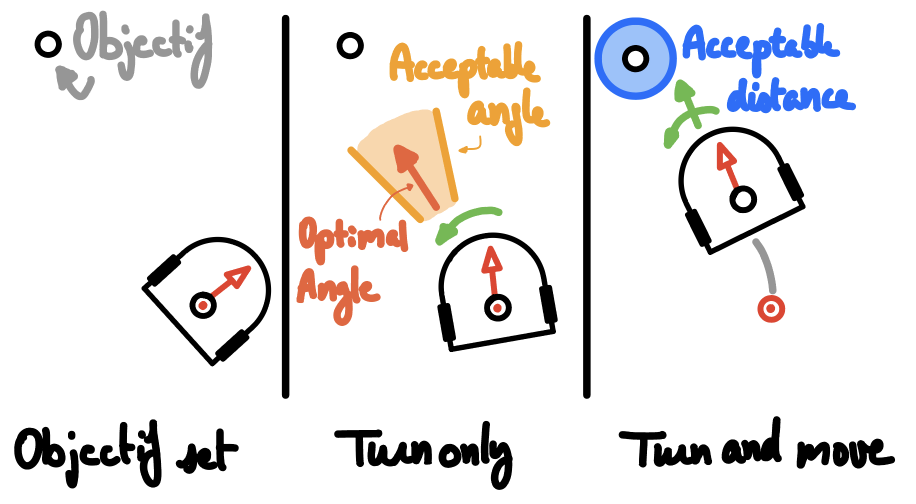
#> input picture go_to_pos_image.jpeg, 1831 x 1007 px, given in place of the camera (shown at 1/2 size)
$ python calib_hsv_camera.py
#> lines starting #> are read from the running program, lines starting #| are printed output that depends on the picture; after the words box and inside, x2 and y2 are one past the last pixel; in counts of white or black regions, pixels touching at a corner belong together
import cv2
import time

# Initialise la caméra
def init_camera(camera_id):
    video_stream = cv2.VideoCapture(camera_id)
    time.sleep(1)
    if not video_stream.isOpened():
        raise IOError("Cannot open webcam")
    return video_stream

# Libère la caméra et ferme les fenêtres
def kill_camera(video_stream):
    video_stream.release()
    cv2.destroyAllWindows()

# Fonction pour éviter les erreurs avec les trackbars
def doNothing(x):
    pass

# Fonction principale pour calibrer les valeurs HSV
def calibrateHSV(video_stream):
    ret, image = video_stream.read()
#> image is the input picture: shape (1007, 1831, 3); mean B, G, R 230.6, 231, 232.9
    if ret:
        find_hsv_thresh(image)

# Fonction pour détecter les seuils HSV
def find_hsv_thresh(image):
    # Créer une fenêtre redimensionnable pour les trackbars
    cv2.namedWindow('Track Bars', cv2.WINDOW_NORMAL)

    # Ajouter des trackbars pour les seuils HSV
    cv2.createTrackbar('min_H', 'Track Bars', 0, 179, doNothing)
#> slider 'min_H' is set to 35
    cv2.createTrackbar('min_S', 'Track Bars', 0, 255, doNothing)
#> slider 'min_S' is set to 51
    cv2.createTrackbar('min_V', 'Track Bars', 0, 255, doNothing)
#> slider 'min_V' is set to 51

    cv2.createTrackbar('max_H', 'Track Bars', 0, 179, doNothing)
#> slider 'max_H' is set to 179
    cv2.createTrackbar('max_S', 'Track Bars', 0, 255, doNothing)
#> slider 'max_S' is set to 255
    cv2.createTrackbar('max_V', 'Track Bars', 0, 255, doNothing)
#> slider 'max_V' is set to 255

    # Convertir l'image en HSV
    resized_image = cv2.resize(image, (800, 600))
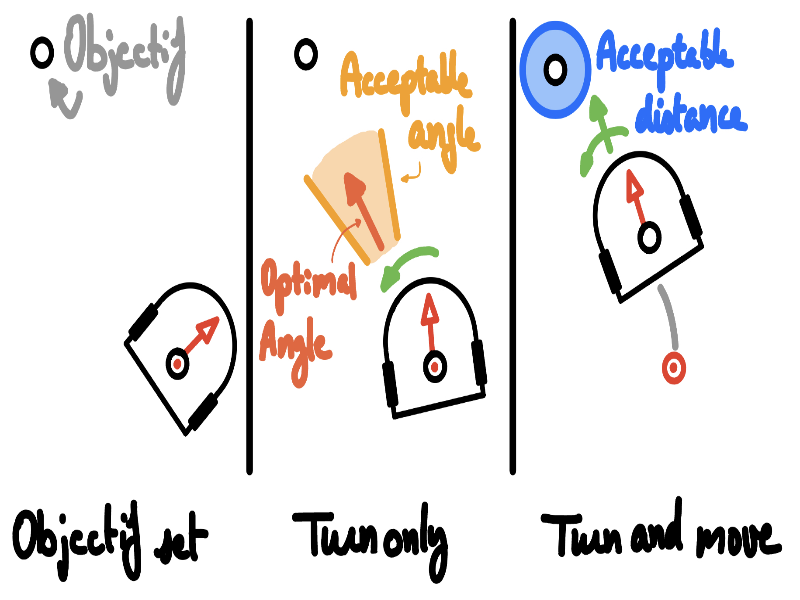
#> resized_image: shape (600, 800, 3); mean B, G, R 230.6, 231, 232.9
    hsv_image = cv2.cvtColor(resized_image, cv2.COLOR_BGR2HSV)
#> hsv_image: shape (600, 800, 3); mean H, S, V 3.9, 10.8, 236.8

    # Initialiser les valeurs max sur les trackbars
    cv2.setTrackbarPos('max_H', 'Track Bars', 179)
    cv2.setTrackbarPos('max_S', 'Track Bars', 255)
    cv2.setTrackbarPos('max_V', 'Track Bars', 255)

    while True:
        # Lire les valeurs des trackbars
        min_H = cv2.getTrackbarPos('min_H', 'Track Bars')
        min_S = cv2.getTrackbarPos('min_S', 'Track Bars')
        min_V = cv2.getTrackbarPos('min_V', 'Track Bars')

        max_H = cv2.getTrackbarPos('max_H', 'Track Bars')
        max_S = cv2.getTrackbarPos('max_S', 'Track Bars')
        max_V = cv2.getTrackbarPos('max_V', 'Track Bars')

        # Appliquer le seuillage avec les valeurs HSV
        mask = cv2.inRange(hsv_image, (min_H, min_S, min_V), (max_H, max_S, max_V))
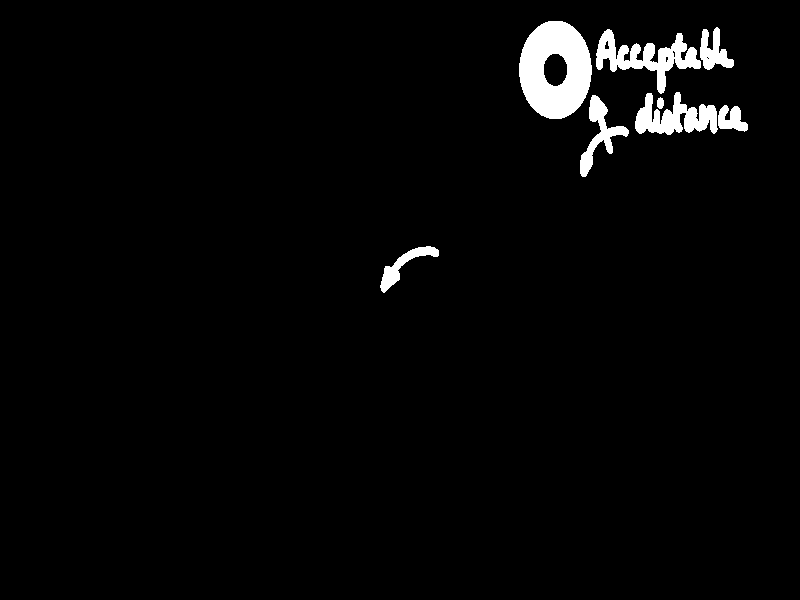
#> mask: shape (600, 800); 2.7% white; 8 white regions, largest, box (x1, y1, x2, y2) and area: (519, 21, 592, 119) 5028, (596, 29, 701, 94) 2461, (635, 92, 718, 135) 2002

        # Afficher l'image originale et la masque
        cv2.imshow('Original Image', resized_image)
        cv2.imshow('Mask Image', mask)

        # Sortir de la boucle si 'q' est pressé
        key = cv2.waitKey(25)
#> (key q is pressed here)
        if key == ord('q'):
            break

    # Afficher les seuils finaux
    print(f"min_HSV: ({min_H}, {min_S}, {min_V})")
    print(f"max_HSV: ({max_H}, {max_S}, {max_V})")

    # Fermer les fenêtres
    cv2.destroyAllWindows()

# Paramètres de la caméra
CAMERA_ID = 0
video_stream = init_camera(CAMERA_ID)

# Exécuter la calibration
calibrateHSV(video_stream)

# Libérer la caméra après usage
kill_camera(video_stream)

$ run again, on Local_Navigation.jpeg
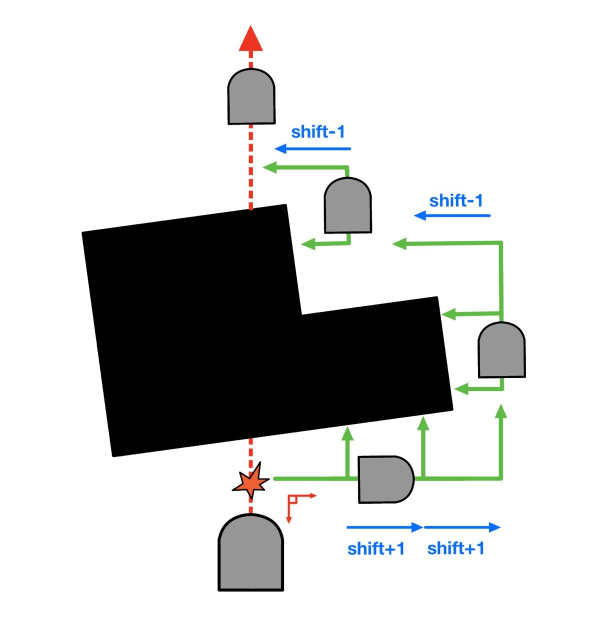
#> input picture Local_Navigation.jpeg, 1196 x 1280 px, given in place of the camera (shown at 1/2 size)
#> in calibrateHSV, image is the input picture: shape (1280, 1196, 3); mean B, G, R 205.1, 205.7, 204.8
#> in find_hsv_thresh, `resized_image = cv2.resize(image, (800, 600))`:
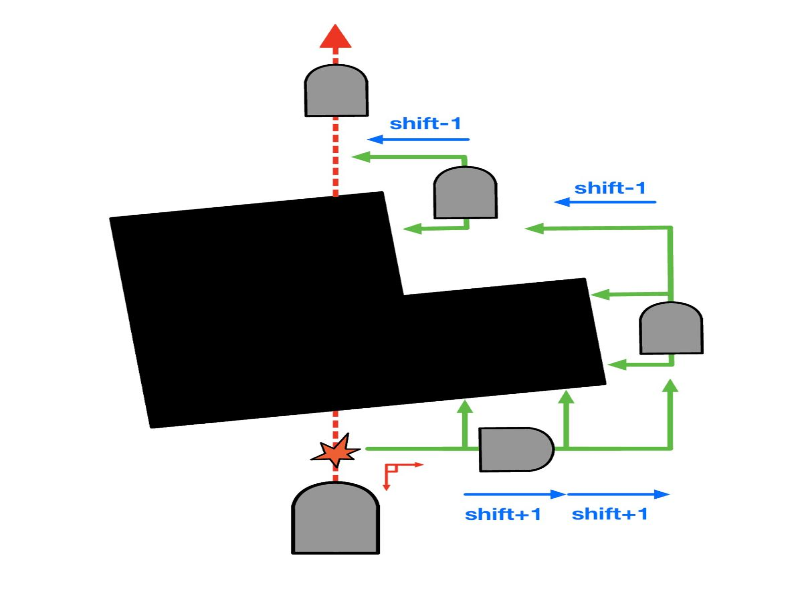
#> resized_image: shape (600, 800, 3); mean B, G, R 205.1, 205.7, 204.8
#> hsv_image: shape (600, 800, 3); mean H, S, V 5.1, 3.9, 206.9
#> in find_hsv_thresh, `mask = cv2.inRange(hsv_image, (min_H, min_S, min_V), (max_H, max_S, ma..`:
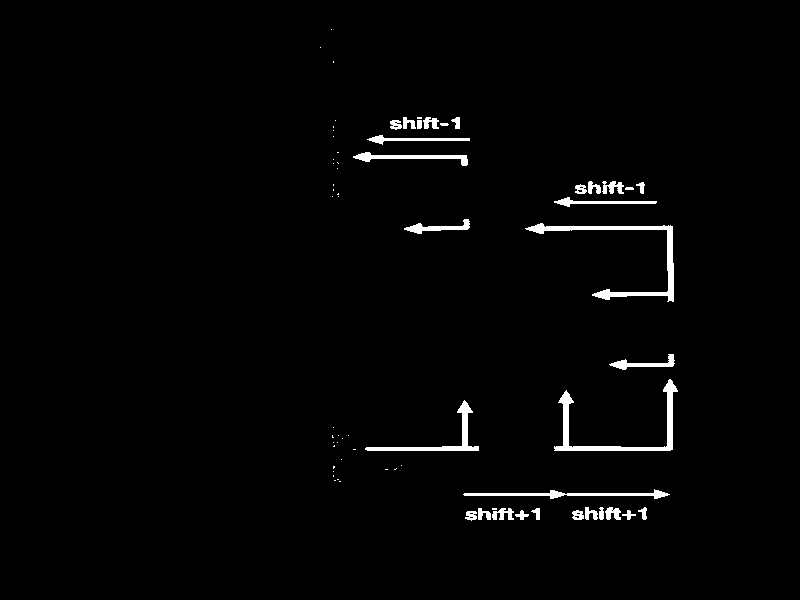
#> mask: shape (600, 800); 1.7% white; 69 white regions (38 under 20 px), largest, box (x1, y1, x2, y2) and area: (525, 223, 674, 302) 1484, (554, 379, 678, 451) 1364, (365, 400, 479, 451) 804

$ run again, on thymio_angle_image.jpeg
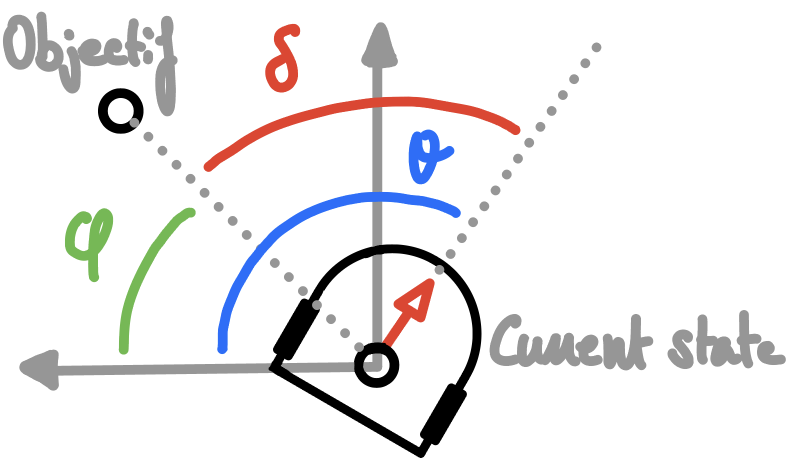
#> input picture thymio_angle_image.jpeg, 1579 x 950 px, given in place of the camera (shown at 1/2 size)
#> in calibrateHSV, image is the input picture: shape (950, 1579, 3); mean B, G, R 237.5, 237.1, 238
#> in find_hsv_thresh, `resized_image = cv2.resize(image, (800, 600))`:
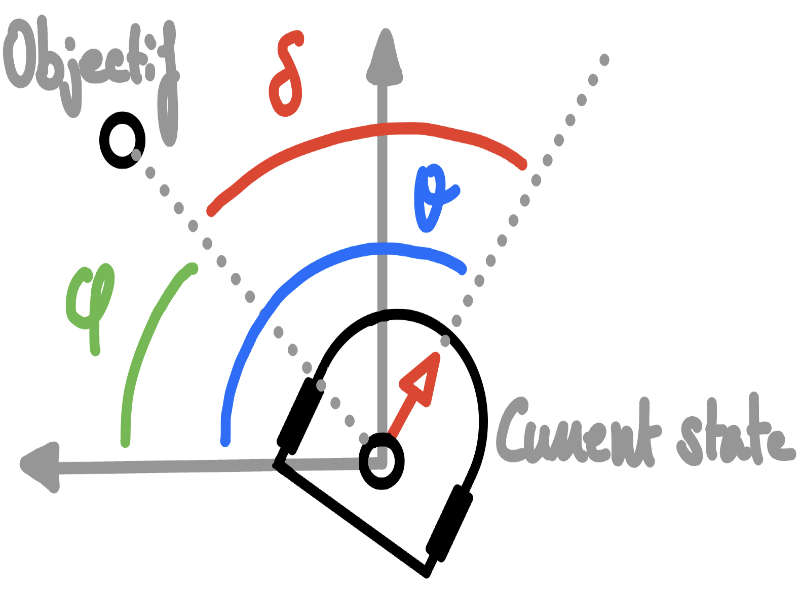
#> resized_image: shape (600, 800, 3); mean B, G, R 237.5, 237, 238
#> hsv_image: shape (600, 800, 3); mean H, S, V 2.3, 6.7, 241
#> in find_hsv_thresh, `mask = cv2.inRange(hsv_image, (min_H, min_S, min_V), (max_H, max_S, ma..`:
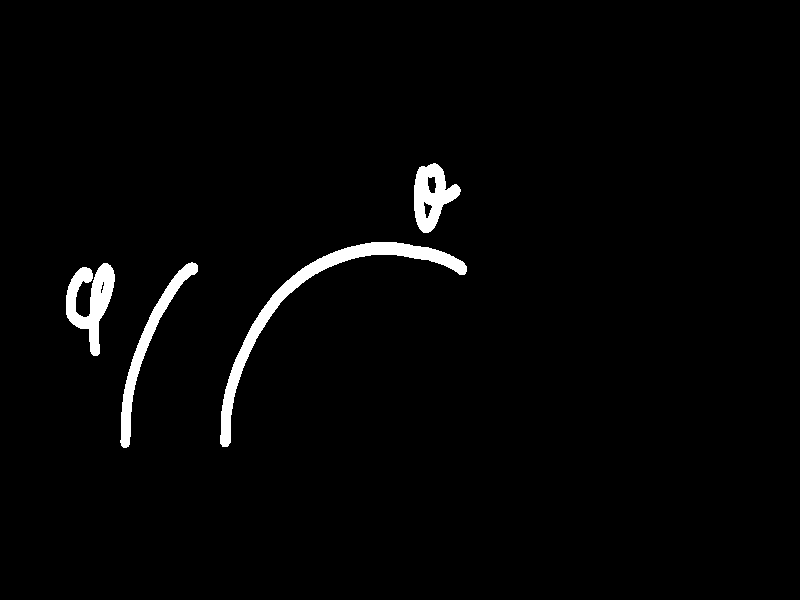
#> mask: shape (600, 800); 2.2% white; 4 white regions, box (x1, y1, x2, y2) and area: (220, 242, 467, 447) 4292, (66, 263, 115, 356) 2192, (120, 262, 198, 448) 2101, (414, 163, 461, 233) 1801
